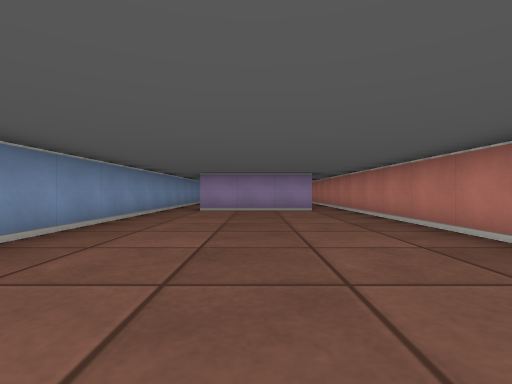
View 1 (above)

17 first-person views from a walk through a cub3D level. The camera is about half as high as the walls, looks level and sees 85° across. The floor is counted in squares. Each view is taken from the middle of a square. On the plan, view 1 faces up. The plan holds only what a view shows up to about 9 squares ahead; the rest is blank.

View 2
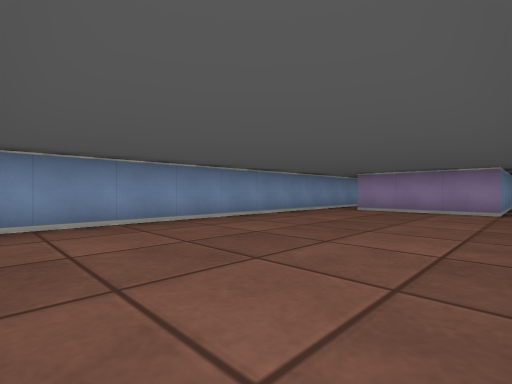

View 3
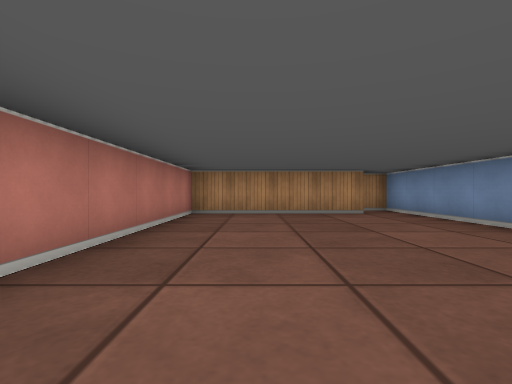

View 4
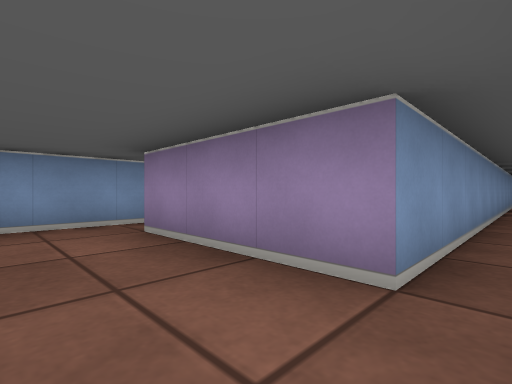

View 5
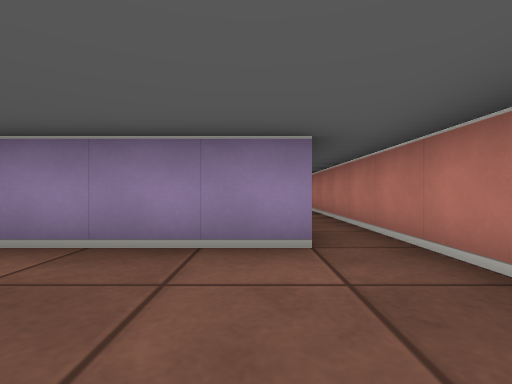

View 6
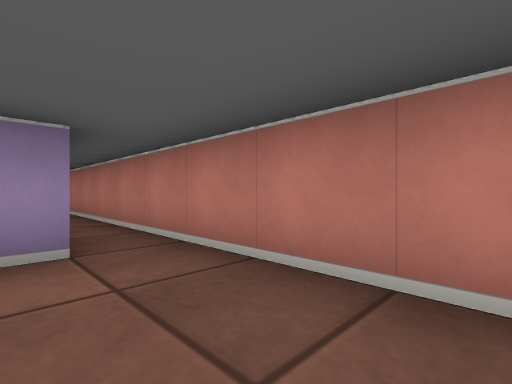

View 7
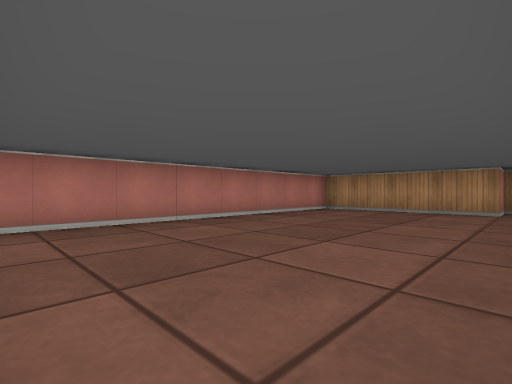

View 8
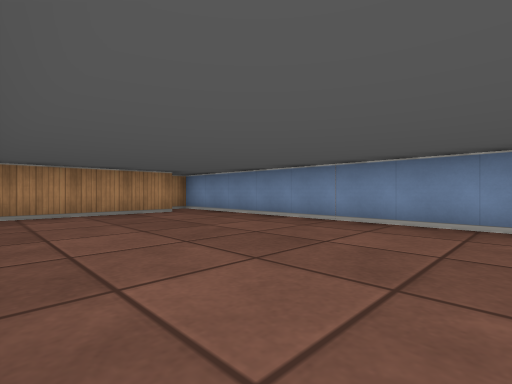

View 9
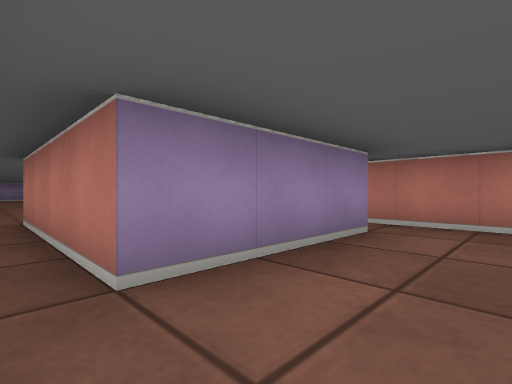

View 10
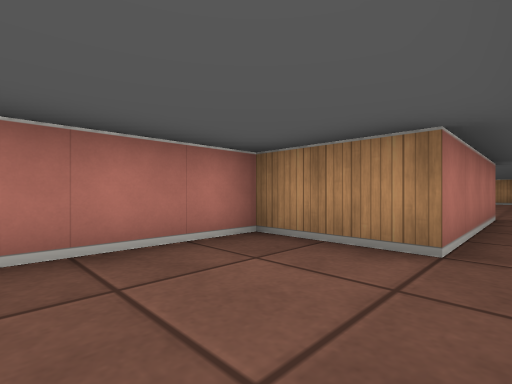

View 11
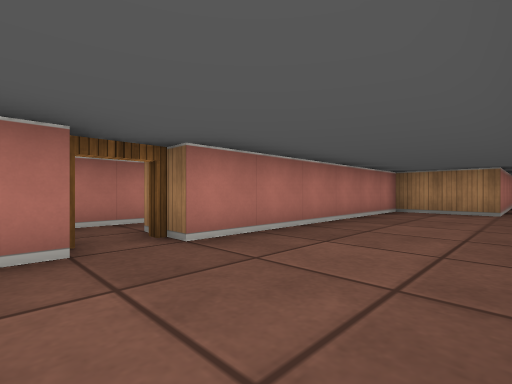

View 12
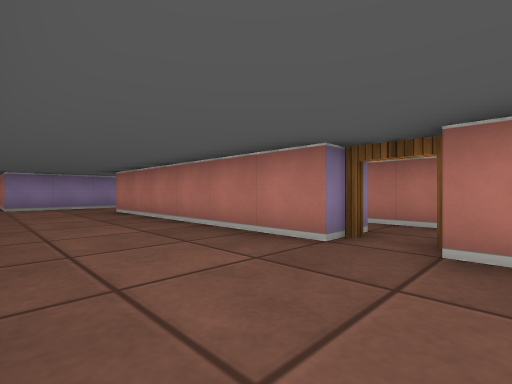

View 13
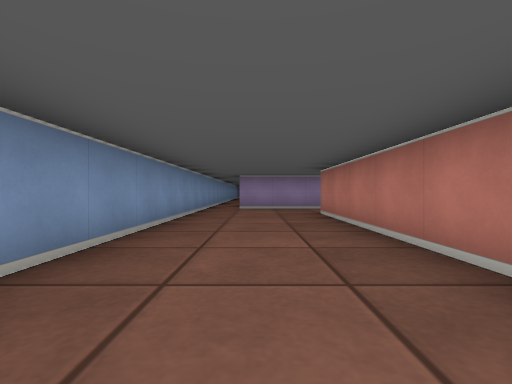

View 14
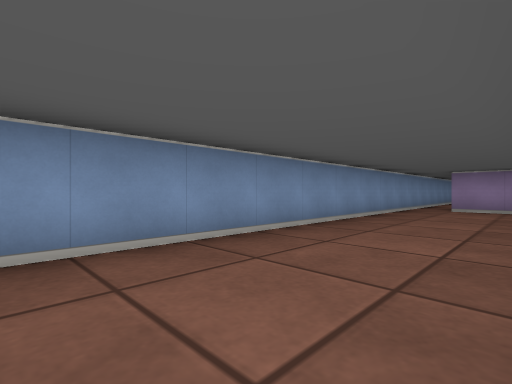

View 15
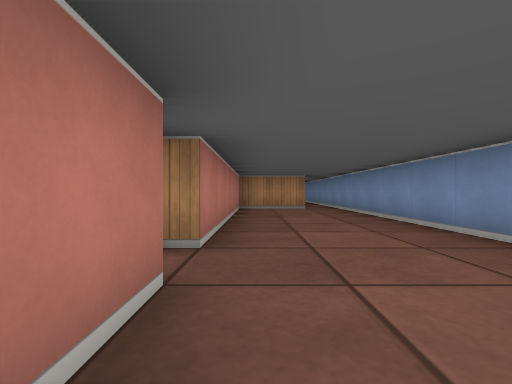

View 16
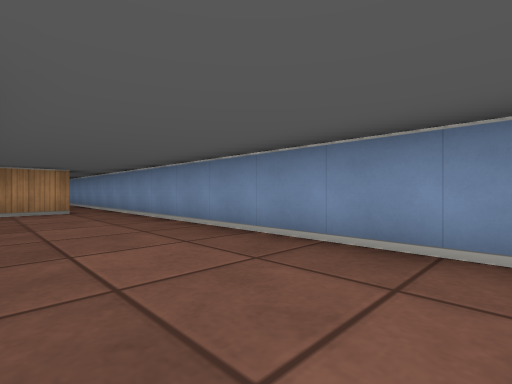

View 17
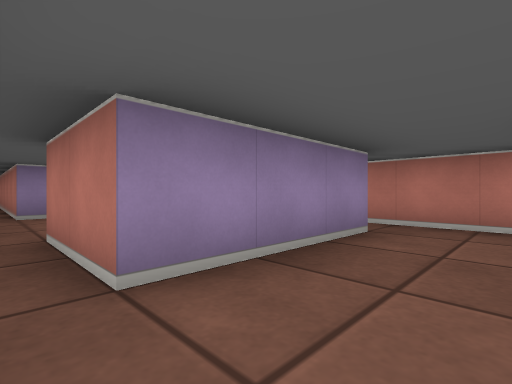

### Floor plan
Ten units are one square. View 1 is at (0, 0); x grows to the right and y downward. Boxes are objects, and circles mark ways between rooms. Rooms are numbered by the first view taken in them; rooms with no view inside come last. Other rooms are left out.
<svg viewBox="-30 -280 60 300">
<path fill="none" stroke="#000" d="M-25 -75 -25 15 -15 15 -15 5 25 5 25 -125M15 -171 15 -75 -15 -75M25 -170 25 -190M25 -251 25 -270M15 -265 5 -265M5 -185 5 -245M-25 -265 -25 -75M5 -265 -15 -265M-15 -75 -15 -115 5 -115 5 -175"/>
<circle cx="-20" cy="-70" r="3" fill="#2a7"/>
<circle cx="10" cy="-180" r="3" fill="#2a7"/>
<circle cx="10" cy="-255" r="3" fill="#2a7"/>
<text x="10" y="-70">1</text>
<text x="-10" y="-180">2</text>
</svg>
Room 1 opens to room 2.

Where each view was taken, in squares from view 1:
view 1: 0 up, 0 right, facing up
view 2: 0 up, 2 right, facing up-left
view 3: 6 up, 1 right, facing down
view 4: 6 up, 2 right, facing up-left
view 5: 5 up, 1 right, facing up
view 6: 5 up, 1 right, facing up-right
view 7: 7 up, 2 left, facing down-right
view 8: 6 up, 2 right, facing down-left
view 9: 6 up, 2 left, facing up-right
view 10: 14 up, 2 left, facing down-right
view 11: 19 up, 2 left, facing down-right
view 12: 17 up, 2 left, facing up-right
view 13: 18 up, 1 left, facing up
view 14: 18 up, 0 right, facing up-left
view 15: 20 up, 0 right, facing down
view 16: 19 up, 0 right, facing down-left
view 17: 25 up, 2 left, facing up-right
